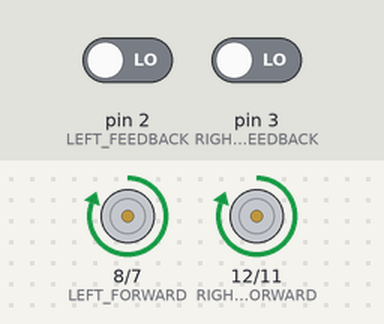
Recording of a sketch running on a simulated Arduino Uno, built with avr-gcc and run on an emulated ATmega328P. Shown: motor-driver pin pairs drawn as motors (green arrow = first pin HIGH = forward, orange = second pin HIGH = backward, longer = more drive, scaled by the enable pin). The test bench sets the inputs (shaded band); at power-on: pin 2 (LEFT_FEEDBACK) LOW, pin 3 (RIGHT_FEEDBACK) LOW. At 16.7 s the program stops and its outputs stay as they are.

Above: at 0.7 s.
At 2.8 s:
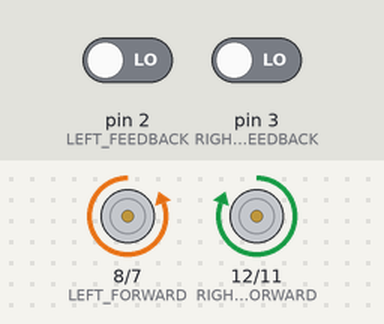
At 3.6 s:
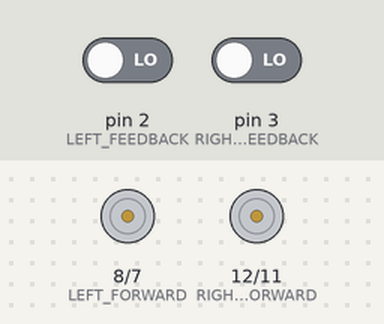
Timing chart, 0 to 5.4 s (numbered marks = the images above):
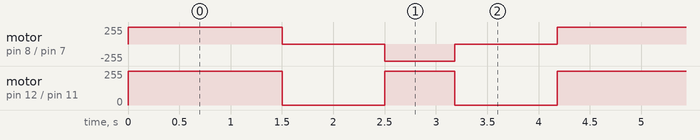

Measured:
- by itself, motor on pin 8 (LEFT_FORWARD) / pin 7 (LEFT_REVERSE): repeats every 4.2 s: stopped 1.0 s, backward 255/255 0.68 s, stopped 1.0 s, forward 255/255 1.5 s
- by itself, motor on pin 12 (RIGHT_FORWARD) / pin 11 (RIGHT_REVERSE): repeats every 4.2 s: stopped 1.0 s, forward 255/255 0.68 s, stopped 1.0 s, forward 255/255 1.5 s

The sketch:

Story_7_Better_Mabye.ino
```cpp
/*
  This program blinks pin 13 of the Arduino (the
  built-in LED)
*/

// help

const int LEFT_FEEDBACK = 2; // Pin numbers on Rover
const int RIGHT_FEEDBACK = 3;

volatile int leftcounter = 0; // initiate counter to zero for start
volatile int rightcounter = 0; // counter could always be reset
volatile int leftspeed = 160;
volatile int rightspeed = 160;
volatile int direction = 0;//what the rover is doing right now
volatile int times = 0;


const int RIGHT_FORWARD = 12;
const int RIGHT_REVERSE = 11;
const int RIGHT_ENABLE = 10;
const int LEFT_ENABLE = 9;
const int LEFT_FORWARD = 8;
const int LEFT_REVERSE = 7;

const int FORWARD_IN_MILLISECONDS = 5000;
const int STOP_IN_MILLISECONDS = 1000;
const int REVERSE_IN_MILLISECONDS = 2000;

const int COUNTS_PER_METRE = 435;

void setup()
{
  Serial.begin(115200);
  attachInterrupt(digitalPinToInterrupt(LEFT_FEEDBACK),LeftMotorISR,RISING);
  attachInterrupt(digitalPinToInterrupt(RIGHT_FEEDBACK),RightMotorISR,RISING);

  pinMode(RIGHT_FORWARD, OUTPUT);
  pinMode(LEFT_FORWARD, OUTPUT);

  pinMode(RIGHT_ENABLE, OUTPUT);
  pinMode(LEFT_ENABLE, OUTPUT);

  pinMode(RIGHT_REVERSE, OUTPUT);
  pinMode(LEFT_REVERSE, OUTPUT);

}

void loop()
{
  delay(1);
  if (direction == 0)
  {
    MoveForward();
    TurnOnMotors();
    delay(1500);
    TurnOffMotors();
    direction = 1;
    delay(1000);
   }
  if (direction == 1)
  {
    TurnOnMotors();
    TurnLeft();
    delay(680);
    TurnOffMotors();
    direction = 0;
    times = times + 1;
    delay(1000);
    if (times == 4)
    {
      direction = 2;
    }
  }

  if (direction == 2){
    TurnOffMotors();
    exit(0);
  }
}

void MoveForward()
{
  TurnOnMotors();
  digitalWrite(RIGHT_REVERSE, LOW);
  digitalWrite(LEFT_REVERSE, LOW);

  digitalWrite(RIGHT_FORWARD, HIGH);
  digitalWrite(LEFT_FORWARD, HIGH);
}

void Reverse()
{
  TurnOnMotors();

  digitalWrite(RIGHT_FORWARD, LOW);
  digitalWrite(LEFT_FORWARD, LOW);

  digitalWrite(RIGHT_REVERSE, HIGH);
  digitalWrite(LEFT_REVERSE, HIGH);
}

void TurnOffMotors()
{
  digitalWrite(RIGHT_ENABLE,LOW);
  digitalWrite(LEFT_ENABLE,LOW);
}

void TurnRight()
{
  digitalWrite(RIGHT_REVERSE, HIGH);
  digitalWrite(LEFT_FORWARD, HIGH);
  digitalWrite(RIGHT_FORWARD, LOW);
  digitalWrite(LEFT_REVERSE, LOW);
}

void TurnLeft()
{
  digitalWrite(RIGHT_REVERSE, LOW);
  digitalWrite(LEFT_FORWARD, LOW);
  digitalWrite(RIGHT_FORWARD, HIGH);
  digitalWrite(LEFT_REVERSE, HIGH);
}

void TurnOnMotors()
{
  digitalWrite(RIGHT_ENABLE, HIGH);
  digitalWrite(LEFT_ENABLE, HIGH);
}

void LeftMotorISR(){
  // adds one to the counter on each motor revolution
  leftcounter++;
}
void RightMotorISR() {
  // adds one to the counter on each motor revolution
  rightcounter++;
}
```
